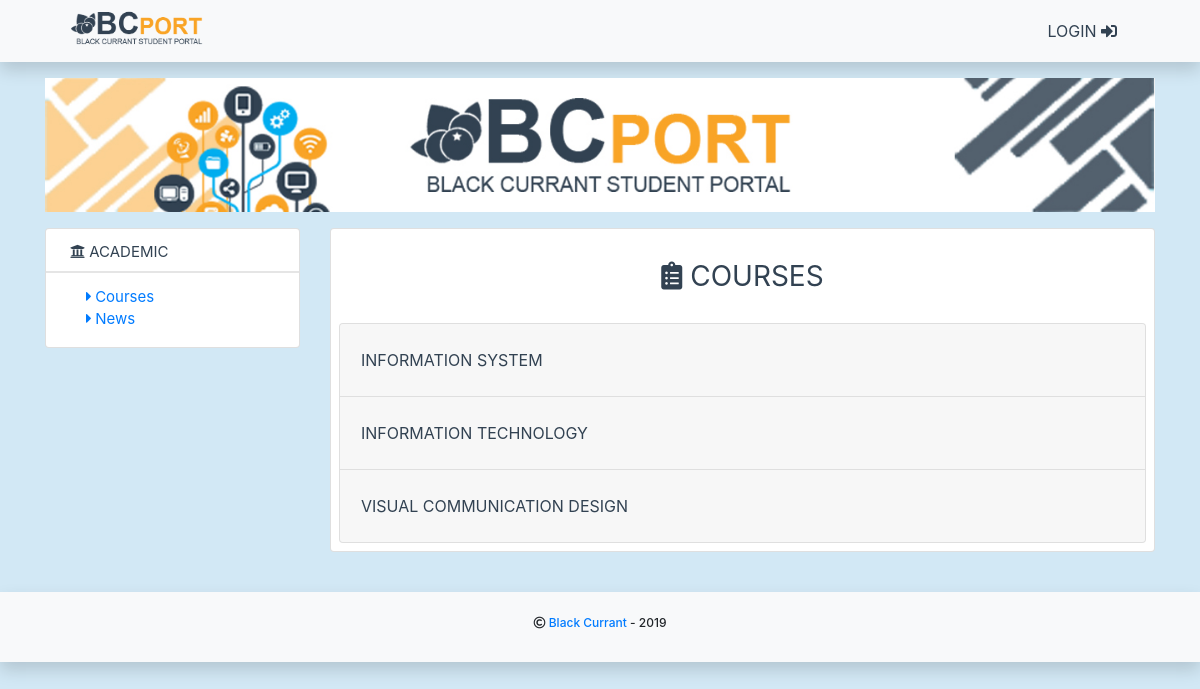
The page /index.php?page=course on the database its author committed.
### tables this page shows
CREATE TABLE `tb_studyprogram` (
  `id` int(11) NOT NULL,
  `studyprogram_id` int(11) NOT NULL,
  `studyprogram` varchar(255) NOT NULL,
  `abbreviation` varchar(15) NOT NULL
);

### core/app/studyprogram.php (called while the page is built, shortened)
<?php
    function getAllStudyProgram() {
        global $connect;
        $sql = "SELECT * FROM tb_studyprogram";
        $query = $connect->query($sql);
        if ($query->num_rows > 0)
        {
            return $query;
        } else {
            return false;
        }
    }
?>

### pages/course/course.php (the view, shortened to what this page needs)
<div class="px-2 py-2">
	<h3 class="simple-text text-center py-4"><i class="fas fa-clipboard-list"></i> Courses</h3>
	<div class="accordion" id="accordionExample">
		<?php
			$result = getAllStudyProgram();
			if ($result != false) {
				while ($row = $result->fetch_assoc())
	              {
	                $studyprogram_name = $row['studyprogram'];
	                $abbreviation = $row['abbreviation'];
		 ?>
		  <div class="card">
		    <div class="card-header" id="headingOne">
		      <h2 class="mb-0">
		        <button class="btn btn-link simple-text" type="button" data-toggle="collapse" data-target="#<?php echo $abbreviation; ?>" aria-expanded="true" aria-controls="collapseOne">
		          <?php echo $studyprogram_name ?>
		        </button>
		      </h2>
		    </div>
		    </div>
		<?php
				}
			}
		 ?>
	  </div>
</div>

### assets/css/custom.css (style rules this page uses)
body { background-color: #d2e8f5; }
.simple-text { text-transform: uppercase; padding: 0.5rem 0; display: block; white-space: nowrap; color: #324252; text-decoration: none; font-weight: 400; line-height: 30px; overflow: hidden; }
* { -webkit-box-sizing: border-box; box-sizing: border-box; }
body { padding: 0; margin: 0; }

### rows shown on the page
tb_studyprogram: studyprogram "INFORMATION SYSTEM"
tb_studyprogram: studyprogram "INFORMATION TECHNOLOGY"
tb_studyprogram: studyprogram "VISUAL COMMUNICATION DESIGN"
